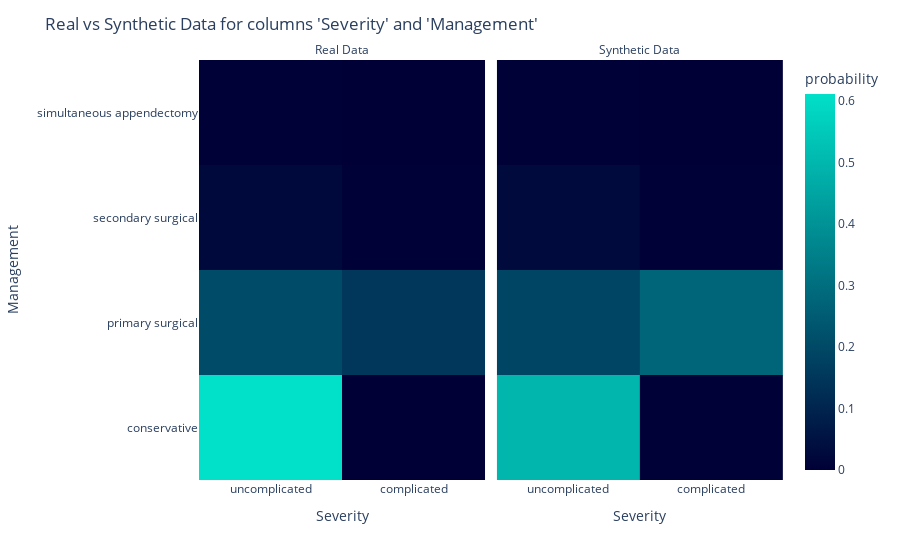
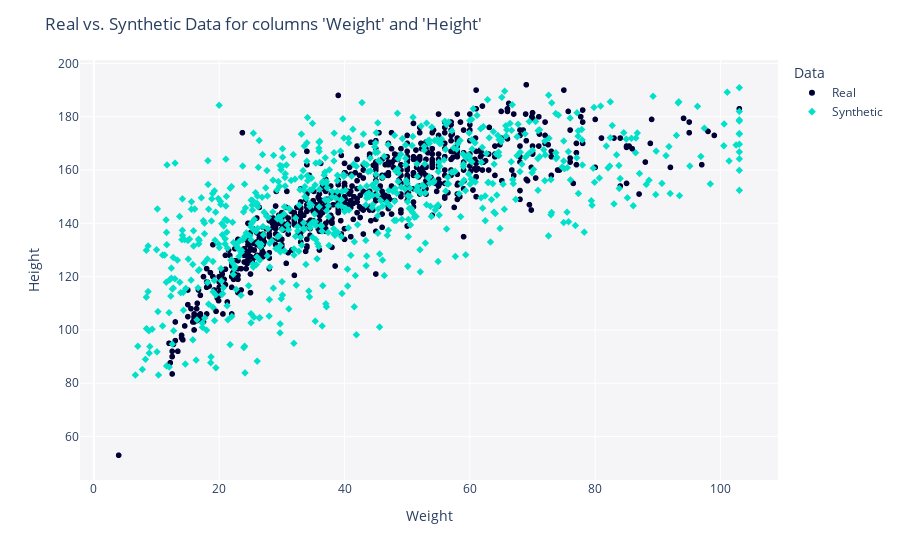

The code cell stored with these charts, in order, in its notebook:
### Code cell
# plot two variables:
from sdv.evaluation.single_table import get_column_pair_plot

fig_categorical = get_column_pair_plot(
    real_data=rpad_df,
    synthetic_data=synth_data,
    column_names=['Severity', 'Management'],
    metadata=metadata)
    
fig_categorical.show()
fig_categorical.write_image(file = f"pages/evaluation/{folder_name}/images/Severity_Management_pair_plot.png")

fig_numerical = get_column_pair_plot(
    real_data=rpad_df,
    synthetic_data=synth_data,
    column_names=['Weight', 'Height'],
    metadata=metadata)
    
fig_numerical.show()
fig_numerical.write_image(file = f"pages/evaluation/{folder_name}/images/Weight_Height_pair_plot.png")

### Figure 1 — Plotly figure (JSON) as saved in the notebook; plotly's stock layout.template omitted (floating-point values rounded to 4 significant figures; data arrays with more than 128 entries replaced by an {"elided": "..."} marker saying what was removed)
{"data": [{"coloraxis": "coloraxis", "histnorm": "probability", "hovertemplate": "Data=Real<br>Severity=%{x}<br>Management=%{y}<br>probability=%{z}<extra></extra>", "name": "", "type": "histogram2d", "x": {"elided": "729 str values"}, "xaxis": "x", "xbingroup": "x", "y": {"elided": "729 str values"}, "yaxis": "y", "ybingroup": "y"}, {"coloraxis": "coloraxis", "histnorm": "probability", "hovertemplate": "Data=Synthetic<br>Severity=%{x}<br>Management=%{y}<br>probability=%{z}<extra></extra>", "name": "", "type": "histogram2d", "x": {"elided": "729 str values"}, "xaxis": "x2", "xbingroup": "x", "y": {"elided": "729 str values"}, "yaxis": "y2", "ybingroup": "y"}], "layout": {"annotations": [{"font": {}, "showarrow": false, "text": "Real Data", "x": 0.245, "xanchor": "center", "xref": "paper", "y": 1, "yanchor": "bottom", "yref": "paper"}, {"font": {}, "showarrow": false, "text": "Synthetic Data", "x": 0.755, "xanchor": "center", "xref": "paper", "y": 1, "yanchor": "bottom", "yref": "paper"}], "coloraxis": {"colorbar": {"title": {"text": "probability"}}, "colorscale": [[0, "#000036"], [1, "#01E0C9"]]}, "legend": {"tracegroupgap": 0}, "margin": {"t": 60}, "title": {"text": "Real vs Synthetic Data for columns 'Severity' and 'Management'"}, "xaxis": {"anchor": "y", "domain": [0, 0.49], "title": {"text": "Severity"}}, "xaxis2": {"anchor": "y2", "domain": [0.51, 1], "matches": "x", "title": {"text": "Severity"}}, "yaxis": {"anchor": "x", "domain": [0, 1], "title": {"text": "Management"}}, "yaxis2": {"anchor": "x2", "domain": [0, 1], "matches": "y", "showticklabels": false}}}

### Figure 2 — Plotly figure (JSON) as saved in the notebook; plotly's stock layout.template omitted (floating-point values rounded to 4 significant figures; data arrays with more than 128 entries replaced by an {"elided": "..."} marker saying what was removed)
{"data": [{"hovertemplate": "Data=Real<br>Weight=%{x}<br>Height=%{y}<extra></extra>", "legendgroup": "Real", "marker": {"color": "#000036", "symbol": "circle"}, "mode": "markers", "name": "Real", "showlegend": true, "type": "scattergl", "x": {"elided": "729 float values"}, "xaxis": "x", "y": {"elided": "729 float values"}, "yaxis": "y"}, {"hovertemplate": "Data=Synthetic<br>Weight=%{x}<br>Height=%{y}<extra></extra>", "legendgroup": "Synthetic", "marker": {"color": "#01E0C9", "symbol": "diamond"}, "mode": "markers", "name": "Synthetic", "showlegend": true, "type": "scattergl", "x": {"elided": "729 float values"}, "xaxis": "x", "y": {"elided": "729 float values"}, "yaxis": "y"}], "layout": {"legend": {"title": {"text": "Data"}, "tracegroupgap": 0}, "margin": {"t": 60}, "plot_bgcolor": "#F5F5F8", "title": {"text": "Real vs. Synthetic Data for columns 'Weight' and 'Height'"}, "xaxis": {"anchor": "y", "domain": [0, 1], "title": {"text": "Weight"}}, "yaxis": {"anchor": "x", "domain": [0, 1], "title": {"text": "Height"}}}}
